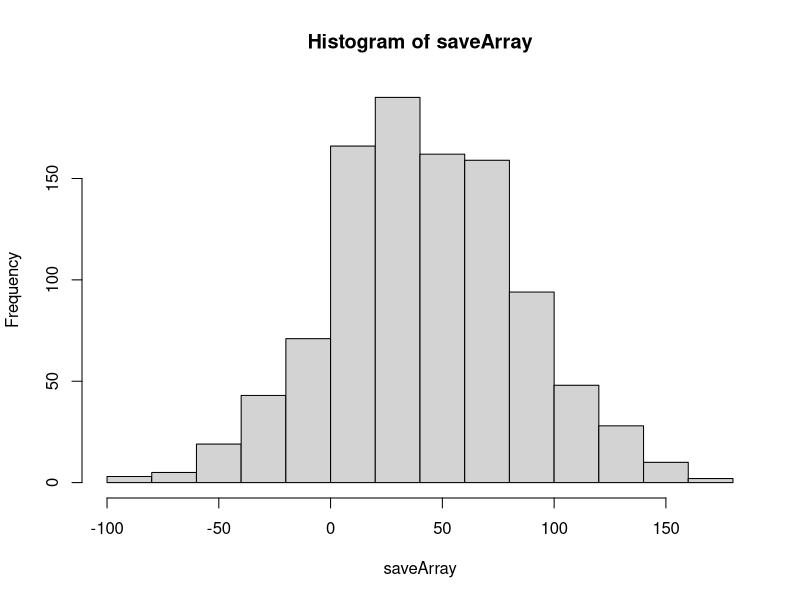

The R source for this figure:
## ---- chunk 1
knitr::opts_chunk$set(echo = TRUE)
## ---- chunk 2
days = 1:365

nStudents = 29
nBets = 1000
saveArray=vector('numeric')
for(k in 1:1000){
  bank = 0
  for(i in 1:nBets){
    sampleClass = sample(days, 29, replace = TRUE)

    repeats = length(unique(sampleClass))
    if (repeats == 29) bank = bank - 2
    else bank = bank + 1
  }
saveArray[k]= bank
}

## ---- chunk 3
hist(saveArray)
## ---- chunk 4
print('average amt:')
print(mean(saveArray))
